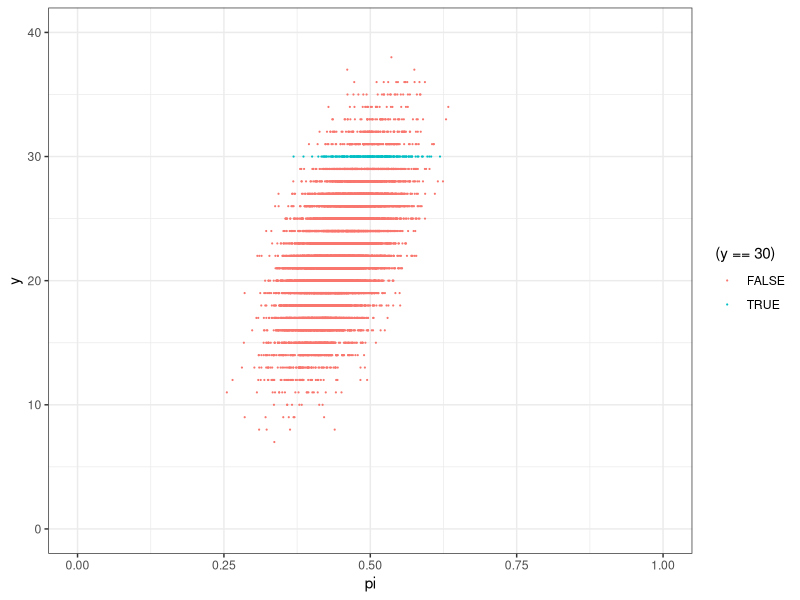
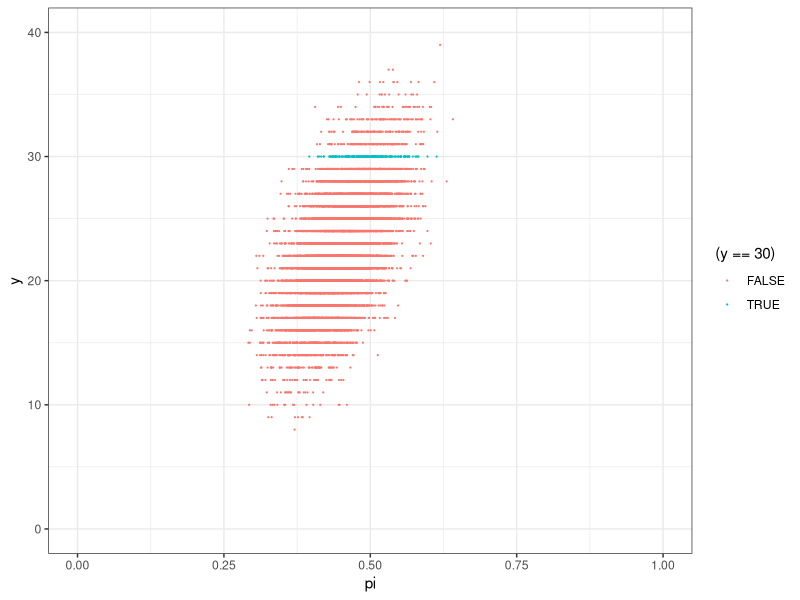
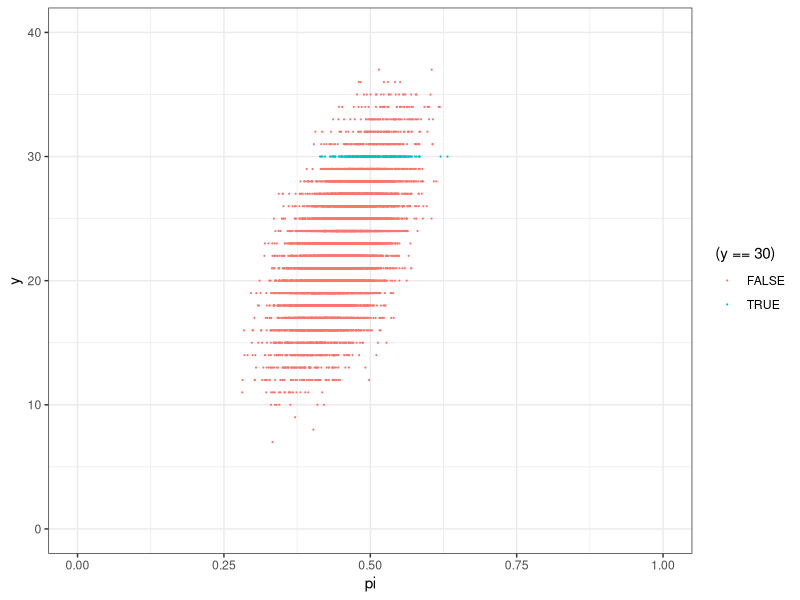
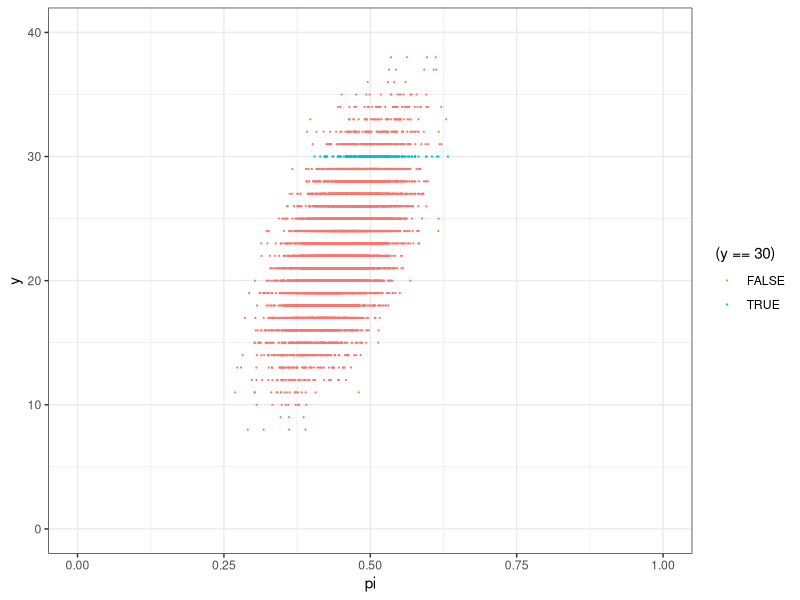
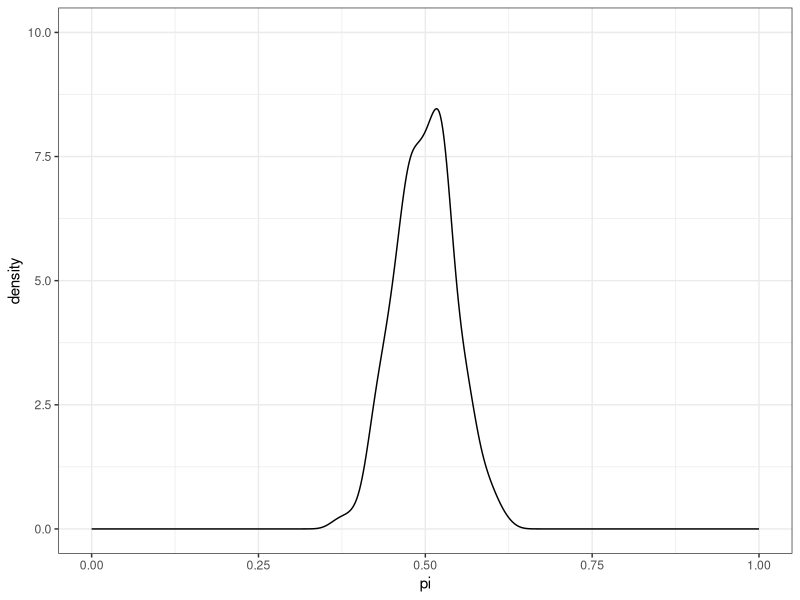
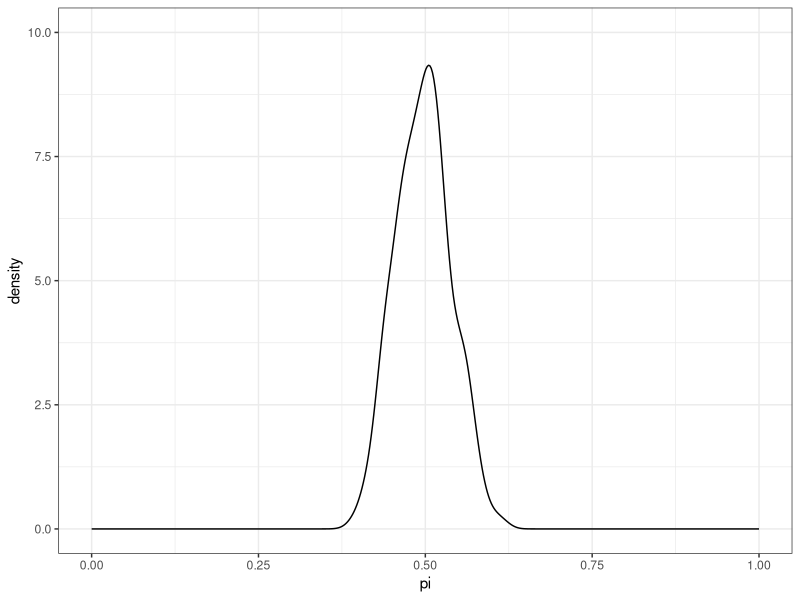
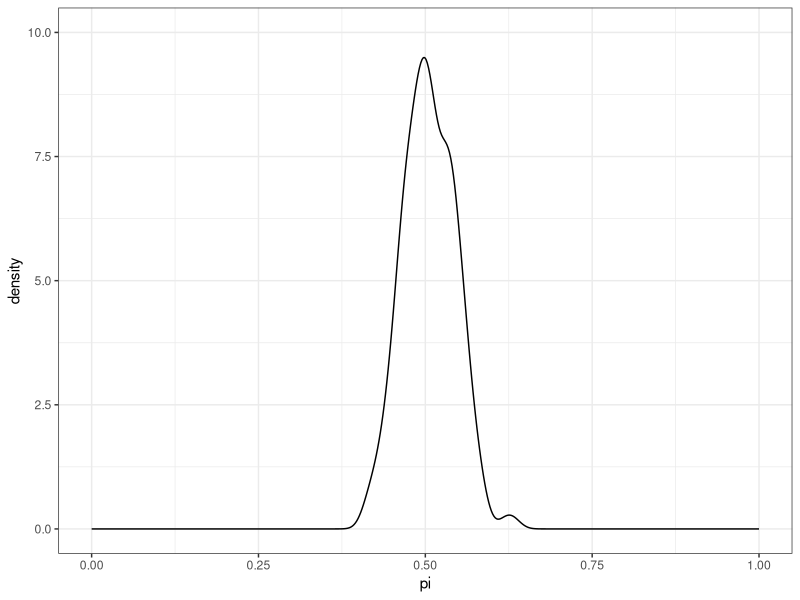
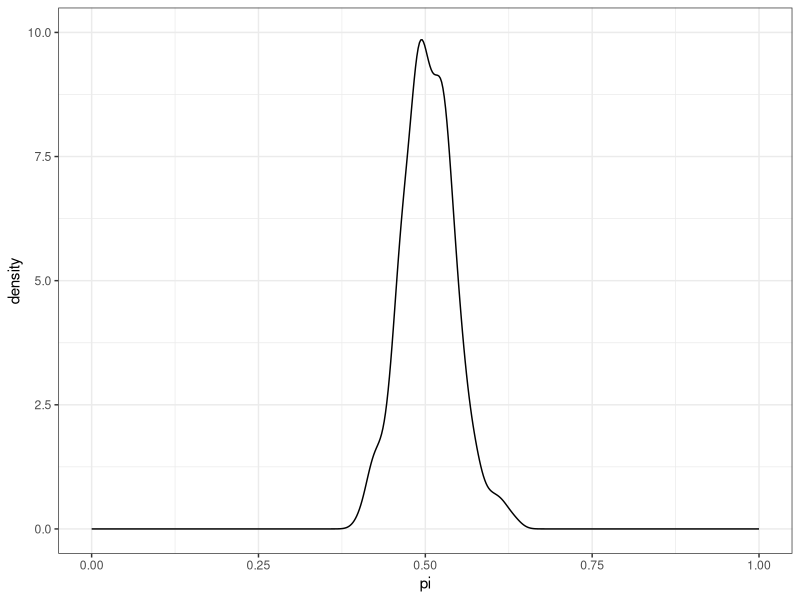

Reproduce these figures in R, in order.
## ---- chunk 1
#| echo: false
library(tidyverse)
set.seed(4815)
michelle_sim_4815 <- tibble(pi = rbeta(10000, 45, 55)) %>%
  mutate(y = rbinom(10000, size = 50, prob = pi))
ggplot(michelle_sim_4815, aes(x = pi, y = y)) + 
  geom_point(aes(color = (y == 30)), size = 0.1) +
  ylim(0, 40) +
  xlim(0, 1) +
  theme_bw()
## ---- chunk 2
#| echo: false
library(tidyverse)
set.seed(819571)
michelle_sim_819571 <- tibble(pi = rbeta(10000, 45, 55)) %>%
  mutate(y = rbinom(10000, size = 50, prob = pi))
ggplot(michelle_sim_819571, aes(x = pi, y = y)) + 
  geom_point(aes(color = (y == 30)), size = 0.1) +
  ylim(0, 40) +
  xlim(0, 1) +
  theme_bw()
## ---- chunk 3
#| echo: false
library(tidyverse)
set.seed(111)
michelle_sim_111 <- tibble(pi = rbeta(10000, 45, 55)) %>%
  mutate(y = rbinom(10000, size = 50, prob = pi))
ggplot(michelle_sim_111, aes(x = pi, y = y)) + 
  geom_point(aes(color = (y == 30)), size = 0.1) +
  ylim(0, 40) +
  xlim(0, 1) +
  theme_bw()
## ---- chunk 4
#| echo: false
library(tidyverse)
set.seed(98765)
michelle_sim_98765 <- tibble(pi = rbeta(10000, 45, 55)) %>%
  mutate(y = rbinom(10000, size = 50, prob = pi))
ggplot(michelle_sim_98765, aes(x = pi, y = y)) + 
  geom_point(aes(color = (y == 30)), size = 0.1) +
  ylim(0, 40) +
  xlim(0, 1) +
  theme_bw()
## ---- chunk 5
#| echo: false
michelle_posterior_4815 <- michelle_sim_4815 %>% filter(y == 30)
ggplot(michelle_posterior_4815, aes(x = pi)) + 
  geom_density() +
  ylim(0, 10) + xlim(0, 1) +
  theme_bw()
## ---- chunk 6
#| echo: false
michelle_posterior_819571 <- michelle_sim_819571 %>% filter(y == 30)
ggplot(michelle_posterior_819571, aes(x = pi)) + 
  geom_density() +
  ylim(0, 10) + xlim(0, 1) +
  theme_bw()
## ---- chunk 7
#| echo: false
michelle_posterior_111 <- michelle_sim_111 %>% filter(y == 30)
ggplot(michelle_posterior_111, aes(x = pi)) + 
  geom_density() +
  ylim(0, 10) + xlim(0, 1) +
  theme_bw()
## ---- chunk 8
#| echo: false
michelle_posterior_98765 <- michelle_sim_98765 %>% filter(y == 30)
ggplot(michelle_posterior_98765, aes(x = pi)) + 
  geom_density() +
  ylim(0, 10) + xlim(0, 1) +
  theme_bw()
